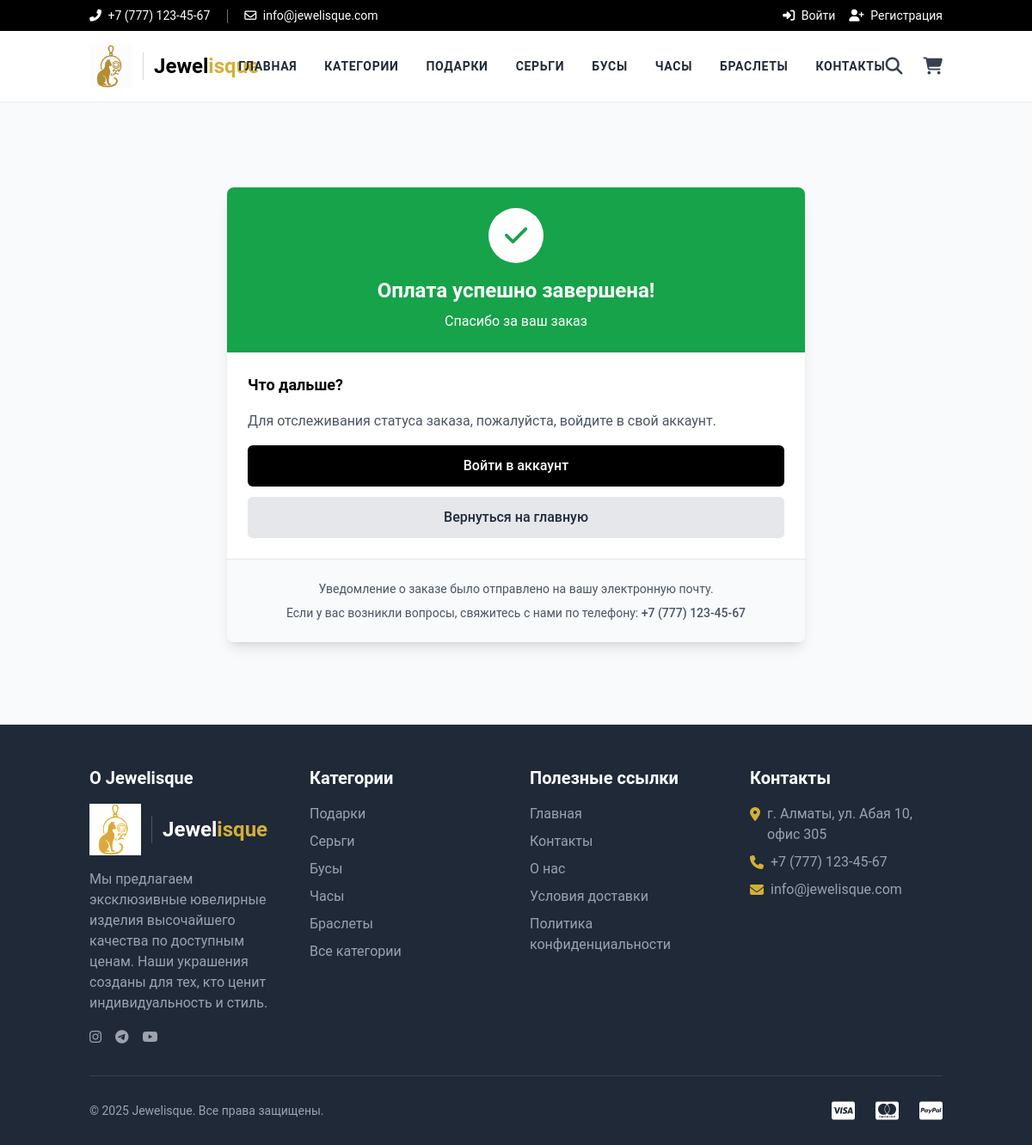
The app's page /payment-success/ with its own data.
### store/models.py (models this page shows, shortened)
class Category(models.Model):
    title = models.CharField(max_length=50, verbose_name="Название категории")
    slug = models.SlugField(max_length=55, verbose_name="URL категории", unique=True)
    description = models.TextField(blank=True, verbose_name="Описание категории")
    category_image = models.ImageField(upload_to='category', blank=True, null=True, verbose_name="Изображение категории")
    is_active = models.BooleanField(verbose_name="Активна?", default=True)
    is_featured = models.BooleanField(verbose_name="Рекомендуемая?", default=False)
    created_at = models.DateTimeField(auto_now_add=True, verbose_name="Дата создания")
    updated_at = models.DateTimeField(auto_now=True, verbose_name="Дата обновления")
    class Meta:
        verbose_name_plural = 'Категории'
        ordering = ('-created_at',)
        indexes = [
            models.Index(fields=['slug']),
            models.Index(fields=['is_active']),
            models.Index(fields=['is_featured']),
        ]

### store/views.py (the view, shortened to what this page needs)
# urls.py: path('payment-success/', views.payment_success, name='payment_success'),
def payment_success(request):
    order_id = request.GET.get('order_id')
    payment_id = request.GET.get('payment_id')
    print(f"Payment success page: order_id={order_id}, payment_id={payment_id}")
    order_info = None
    context = {
        'order_id': order_id,
        'payment_id': payment_id,
        'order_info': order_info,
        'is_authenticated': request.user.is_authenticated
    }
    return render(request, 'store/payment_success.html', context)

### store/context_preprocessors.py (called while the page is built)
def store_menu(request):
    categories = Category.objects.filter(is_active=True)[:5]  # Ограничиваем до 5 категорий для меню
    return {'menu_categories': categories}

def cart_menu(request):
    if request.user.is_authenticated:
        cart_count = Cart.objects.filter(user=request.user).count()
        return {'cart_count': cart_count}
    return {'cart_count': 0}

### store/templatetags/store_tags.py (called while the page is built)
@register.simple_tag
def get_media_prefix():
    return settings.MEDIA_URL

### templates/store/payment_success.html (shortened to what this page needs)
{% extends 'base.html' %}
{% block content %}
<div class="container mx-auto px-4 py-12">
    <div class="max-w-2xl mx-auto">
        <div class="bg-white rounded-lg shadow-lg overflow-hidden">
            <div class="bg-green-600 text-white p-6 text-center">
                <div class="flex justify-center mb-4">
                    <div class="w-16 h-16 bg-white rounded-full flex items-center justify-center">
                        <i class="fas fa-check text-3xl text-green-600"></i>
                    </div>
                </div>
                <h1 class="text-2xl font-bold">Оплата успешно завершена!</h1>
                <p class="mt-2">Спасибо за ваш заказ</p>
            </div>
            <div class="p-6">
                <h2 class="text-lg font-bold mb-4">Что дальше?</h2>
                {% if is_authenticated %}
                <p class="text-gray-600 mb-4">Вы можете отслеживать статус вашего заказа в личном кабинете.</p>
                <a href="{% url 'store:orders' %}" class="block w-full py-3 bg-black text-white text-center font-medium rounded-md hover:bg-opacity-90 transition">
                    Перейти к моим заказам
                </a>
                {% else %}
                <p class="text-gray-600 mb-4">Для отслеживания статуса заказа, пожалуйста, войдите в свой аккаунт.</p>
                <div class="flex flex-col space-y-3">
                    <a href="{% url 'store:login' %}?next={% url 'store:orders' %}" class="block w-full py-3 bg-black text-white text-center font-medium rounded-md hover:bg-opacity-90 transition">
                        Войти в аккаунт
                    </a>
                    <a href="{% url 'store:home' %}" class="block w-full py-3 bg-gray-200 text-gray-800 text-center font-medium rounded-md hover:bg-gray-300 transition">
                        Вернуться на главную
                    </a>
                </div>
                {% endif %}
            </div>
            <div class="p-6 bg-gray-50 border-t">
                <div class="text-center text-sm text-gray-600">
                    <p class="mb-2">Уведомление о заказе было отправлено на вашу электронную почту.</p>
                    <p>Если у вас возникли вопросы, свяжитесь с нами по телефону: <span class="font-medium">+7 (777) 123-45-67</span></p>
                </div>
            </div>
        </div>
    </div>
</div>
{% endblock %}

### templates/base.html (shortened to what this page needs)
<!DOCTYPE html>
<html lang="ru">
<head>
    {% load static %}
    {% load store_tags %}
    <link rel="stylesheet" href="{% static 'css/styles.css' %}">
    <link rel="stylesheet" href="https://cdnjs.cloudflare.com/ajax/libs/font-awesome/6.4.0/css/all.min.css">
    <link rel="stylesheet" href="{% static 'css/base_style.css' %}">
    <script src="https://cdn.tailwindcss.com"></script>
</head>
<body class="bg-gray-50 flex flex-col min-h-screen">
    <header class="bg-white shadow-sm fixed top-0 left-0 right-0 w-full z-50">
        <div class="bg-black text-white py-2">
            <div class="container mx-auto px-4 flex justify-between items-center text-sm">
                <div>
                    <span><i class="fas fa-phone-alt mr-1"></i> +7 (777) 123-45-67</span>
                    <span><i class="far fa-envelope mr-1"></i> info@jewelisque.com</span>
                </div>
                <div class="flex items-center">
                    {% if request.user.is_authenticated %}
                    <a href="{% url 'store:profile' %}" class="mr-4 hover:text-secondary transition">
                        <i class="fas fa-user mr-1"></i> {{ request.user.username }}
                    </a>
                    <a href="{% url 'store:logout' %}" class="hover:text-secondary transition">
                        <i class="fas fa-sign-out-alt mr-1"></i> Выйти
                    </a>
                    {% else %}
                    <a href="{% url 'store:login' %}" class="mr-4 hover:text-secondary transition">
                        <i class="fas fa-sign-in-alt mr-1"></i> Войти
                    </a>
                    <a href="{% url 'store:register' %}" class="hover:text-secondary transition">
                        <i class="fas fa-user-plus mr-1"></i> Регистрация
                    </a>
                    {% endif %}
                </div>
            </div>
        </div>
        <div class="container mx-auto px-4">
            <div class="flex justify-between items-center py-4">
                <a href="{% url 'store:home' %}" class="flex items-center">
                    <img src="{% get_media_prefix %}logo/logo.png" alt="Jewelisque" class="logo-img">
                    <span class="site-title">Jewel<span class="gold-text">isque</span></span>
                </a>
                <nav class="hidden md:flex space-x-8 text-sm font-bold">
                    <a href="{% url 'store:home' %}" class="nav-link text-gray-800 hover:text-secondary transition hover:scale-105">Главная</a>
                    <a href="{% url 'store:all-categories' %}" class="nav-link text-gray-800 hover:text-secondary transition hover:scale-105">Категории</a>
                    {% for category in menu_categories %}
                    <a href="{% url 'store:category-products' category.slug %}" class="nav-link text-gray-800 hover:text-secondary transition hover:scale-105">{{ category.title }}</a>
                    {% endfor %}
                    <a href="{% url 'store:contacts' %}" class="nav-link text-gray-800 hover:text-secondary transition hover:scale-105">Контакты</a>
                </nav>
                <div class="flex items-center space-x-6">
                    <button id="search-toggle" class="text-gray-700 hover:text-secondary transition">
                        <i class="fas fa-search text-xl"></i>
                    </button>
                    <a href="{% url 'store:cart' %}" class="text-gray-700 hover:text-secondary transition relative">
                        <i class="fas fa-shopping-cart text-xl"></i>
                    </a>
                </div>
            </div>
        </div>
    </header>
    <main class="flex-grow mt-[170px]">
        {% block content %}{% endblock %}
    </main>
    <footer class="bg-gray-800 text-white pt-12 pb-6 mt-12">
        <div class="container mx-auto px-4">
            <div class="grid grid-cols-1 md:grid-cols-4 gap-8 mb-8">
                <div>
                    <h3 class="text-xl font-bold mb-4">О Jewelisque</h3>
                    <div class="mb-4 flex items-center">
                        <img src="{% get_media_prefix %}logo/logo.png" alt="Jewelisque" class="footer-logo">
                        <span class="site-title text-white">Jewel<span class="gold-text">isque</span></span>
                    </div>
                    <p class="text-gray-400 mb-4">Мы предлагаем эксклюзивные ювелирные изделия высочайшего качества по доступным ценам. Наши украшения созданы для тех, кто ценит индивидуальность и стиль.</p>
                    <div class="flex space-x-4">
                        <a href="https://instagram.com" target="_blank" class="text-gray-400 hover:text-secondary transition">
                            <i class="fab fa-instagram"></i>
                        </a>
                        <a href="https://t.me" target="_blank" class="text-gray-400 hover:text-secondary transition">
                            <i class="fab fa-telegram"></i>
                        </a>
                        <a href="https://youtube.com" target="_blank" class="text-gray-400 hover:text-secondary transition">
                            <i class="fab fa-youtube"></i>
                        </a>
                    </div>
                </div>
                <div>
                    <h3 class="text-xl font-bold mb-4">Категории</h3>
                    <ul class="space-y-2">
                        {% for category in menu_categories %}
                        <li>
                            <a href="{% url 'store:category-products' category.slug %}" class="text-gray-400 hover:text-secondary transition">{{ category.title }}</a>
                        </li>
                        {% endfor %}
                        <li>
                            <a href="{% url 'store:all-categories' %}" class="text-gray-400 hover:text-secondary transition">Все категории</a>
                        </li>
                    </ul>
                </div>
                <div>
                    <h3 class="text-xl font-bold mb-4">Полезные ссылки</h3>
                    <ul class="space-y-2">
                        <li>
                            <a href="{% url 'store:home' %}" class="text-gray-400 hover:text-secondary transition">Главная</a>
                        </li>
                        <li>
                            <a href="{% url 'store:contacts' %}" class="text-gray-400 hover:text-secondary transition">Контакты</a>
                        </li>
                        <li>
                            <a href="{% url 'store:about' %}" class="text-gray-400 hover:text-secondary transition">О нас</a>
                        </li>
                        <li>
                            <a href="{% url 'store:shipping' %}" class="text-gray-400 hover:text-secondary transition">Условия доставки</a>
                        </li>
                        <li>
                            <a href="{% url 'store:privacy' %}" class="text-gray-400 hover:text-secondary transition">Политика конфиденциальности</a>
                        </li>
                    </ul>
                </div>
                <div>
                    <h3 class="text-xl font-bold mb-4">Контакты</h3>
                    <ul class="space-y-2">
                        <li class="flex items-start">
                            <i class="fas fa-map-marker-alt mt-1 mr-2 text-secondary"></i>
                            <span class="text-gray-400">г. Алматы, ул. Абая 10, офис 305</span>
                        </li>
                        <li class="flex items-start">
                            <i class="fas fa-phone mt-1 mr-2 text-secondary"></i>
                            <span class="text-gray-400">+7 (777) 123-45-67</span>
                        </li>
                        <li class="flex items-start">
                            <i class="fas fa-envelope mt-1 mr-2 text-secondary"></i>
                            <span class="text-gray-400">info@jewelisque.com</span>
                        </li>
                    </ul>
                </div>
            </div>
            <div class="border-t border-gray-700 pt-6">
                <div class="flex flex-col md:flex-row justify-between items-center">
                    <p class="text-gray-400 text-sm mb-4 md:mb-0">© 2025 Jewelisque. Все права защищены.</p>
                    <div class="flex space-x-6">
                        <i class="fab fa-cc-visa text-white text-2xl" title="Visa"></i>
                        <i class="fab fa-cc-mastercard text-white text-2xl" title="Mastercard"></i>
                        <i class="fab fa-cc-paypal text-white text-2xl" title="PayPal"></i>
                    </div>
                </div>
            </div>
        </div>
    </footer>
</body>
</html>

### static/css/styles.css (style rules this page uses)
body { font-family: 'Roboto', sans-serif; }
.gold-text { color: #D4AF37; }
.nav-link { position: relative; text-transform: uppercase; letter-spacing: 0.05em; }
.nav-link::after { content: ''; position: absolute; width: 0; height: 2px; bottom: -2px; left: 0; background-color: #D4AF37; transition: width 0.3s ease; }

### static/css/base_style.css (style rules this page uses)
body { font-family: 'Roboto', sans-serif; }
.nav-link { position: relative; text-transform: uppercase; letter-spacing: 0.05em; }
.nav-link::after { content: ''; position: absolute; width: 0; height: 2px; bottom: -2px; left: 0; background-color: #D4AF37; transition: width 0.3s; }
.gold-text { color: #D4AF37; }
.logo-img { height: auto; max-height: 50px; transition: transform 0.3s ease; }
.site-title { font-size: 1.5rem; font-weight: bold; white-space: nowrap; }
.footer-logo { filter: brightness(1.2); max-height: 60px; margin-bottom: 0; }

### records on screen
Category: title "ПОДАРКИ", title "Подарки"
Category: title "СЕРЬГИ", title "Серьги"
Category: title "БУСЫ", title "Бусы"
Category: title "ЧАСЫ", title "Часы"
Category: title "БРАСЛЕТЫ", title "Браслеты"
